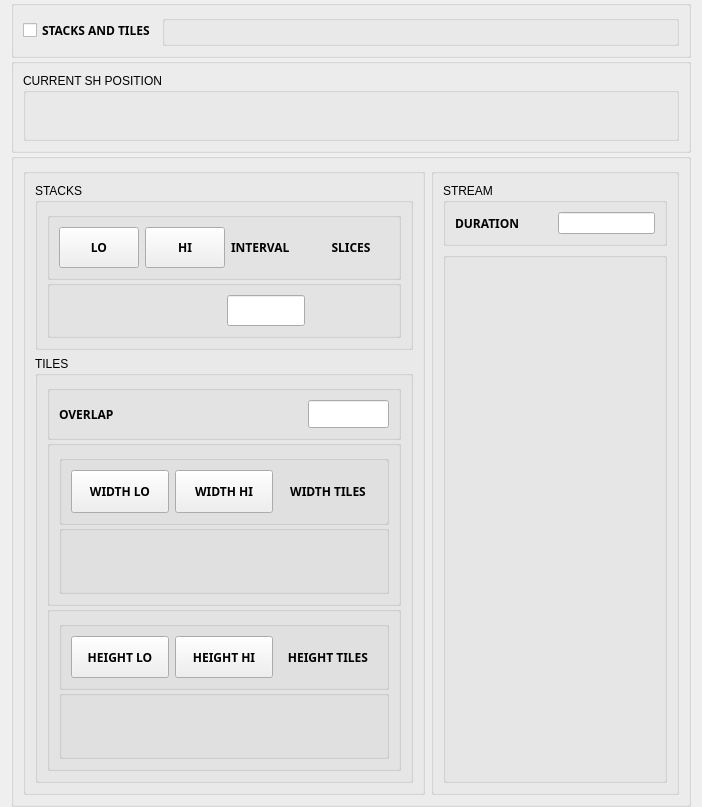
<?xml version="1.0" encoding="UTF-8"?>
<ui version="4.0">
 <class>CAExperimentWindow</class>
 <widget class="QWidget" name="CAExperimentWindow">
  <property name="geometry">
   <rect>
    <x>0</x>
    <y>0</y>
    <width>702</width>
    <height>807</height>
   </rect>
  </property>
  <property name="sizePolicy">
   <sizepolicy hsizetype="Expanding" vsizetype="Expanding">
    <horstretch>0</horstretch>
    <verstretch>0</verstretch>
   </sizepolicy>
  </property>
  <property name="windowTitle">
   <string>CONFIGURE YOUR EXPERIMENT</string>
  </property>
  <layout class="QVBoxLayout" name="verticalLayout_7" stretch="31,90,621">
   <property name="spacing">
    <number>0</number>
   </property>
   <property name="topMargin">
    <number>0</number>
   </property>
   <property name="bottomMargin">
    <number>0</number>
   </property>
   <item>
    <widget class="QGroupBox" name="groupBox_3">
     <property name="title">
      <string/>
     </property>
     <layout class="QHBoxLayout" name="horizontalLayout_12" stretch="16,531">
      <item>
       <widget class="QCheckBox" name="stacksAndTilesCheckBox">
        <property name="sizePolicy">
         <sizepolicy hsizetype="Expanding" vsizetype="Expanding">
          <horstretch>0</horstretch>
          <verstretch>0</verstretch>
         </sizepolicy>
        </property>
        <property name="font">
         <font>
          <family>Arial Black</family>
          <pointsize>9</pointsize>
          <weight>75</weight>
          <bold>true</bold>
         </font>
        </property>
        <property name="text">
         <string>STACKS AND TILES</string>
        </property>
       </widget>
      </item>
      <item>
       <widget class="QGroupBox" name="groupBox_4">
        <property name="title">
         <string/>
        </property>
       </widget>
      </item>
     </layout>
    </widget>
   </item>
   <item>
    <widget class="QGroupBox" name="groupBox">
     <property name="title">
      <string/>
     </property>
     <layout class="QHBoxLayout" name="horizontalLayout_10" stretch="241">
      <property name="spacing">
       <number>6</number>
      </property>
      <item>
       <widget class="QGroupBox" name="currentPositionGroupBox">
        <property name="sizePolicy">
         <sizepolicy hsizetype="Expanding" vsizetype="Expanding">
          <horstretch>0</horstretch>
          <verstretch>0</verstretch>
         </sizepolicy>
        </property>
        <property name="font">
         <font>
          <family>Arial</family>
         </font>
        </property>
        <property name="title">
         <string>CURRENT SH POSITION</string>
        </property>
        <layout class="QVBoxLayout" name="verticalLayout_6">
         <item>
          <widget class="QLabel" name="sHCurrentPositionDisplay">
           <property name="sizePolicy">
            <sizepolicy hsizetype="Expanding" vsizetype="Expanding">
             <horstretch>0</horstretch>
             <verstretch>0</verstretch>
            </sizepolicy>
           </property>
           <property name="font">
            <font>
             <family>Arial Black</family>
             <pointsize>9</pointsize>
             <weight>75</weight>
             <bold>true</bold>
            </font>
           </property>
           <property name="text">
            <string/>
           </property>
          </widget>
         </item>
        </layout>
       </widget>
      </item>
     </layout>
    </widget>
   </item>
   <item>
    <widget class="QGroupBox" name="groupBox_2">
     <property name="title">
      <string/>
     </property>
     <layout class="QHBoxLayout" name="horizontalLayout_11" stretch="391,241">
      <item>
       <widget class="QGroupBox" name="stackAndTileGroup">
        <property name="title">
         <string/>
        </property>
        <layout class="QVBoxLayout" name="verticalLayout_8" stretch="161,412">
         <item>
          <widget class="QGroupBox" name="stacksBox">
           <property name="sizePolicy">
            <sizepolicy hsizetype="Expanding" vsizetype="Expanding">
             <horstretch>0</horstretch>
             <verstretch>0</verstretch>
            </sizepolicy>
           </property>
           <property name="font">
            <font>
             <family>Arial</family>
            </font>
           </property>
           <property name="title">
            <string>STACKS</string>
           </property>
           <layout class="QVBoxLayout" name="verticalLayout_4" stretch="63,53">
            <property name="spacing">
             <number>0</number>
            </property>
            <item>
             <widget class="QGroupBox" name="stakButtonGroup">
              <property name="title">
               <string/>
              </property>
              <layout class="QHBoxLayout" name="horizontalLayout_6" stretch="25,25,25,25">
               <item>
                <widget class="QPushButton" name="stackFirstPushButton">
                 <property name="sizePolicy">
                  <sizepolicy hsizetype="Expanding" vsizetype="Expanding">
                   <horstretch>0</horstretch>
                   <verstretch>0</verstretch>
                  </sizepolicy>
                 </property>
                 <property name="font">
                  <font>
                   <family>Arial Black</family>
                   <pointsize>9</pointsize>
                   <weight>75</weight>
                   <bold>true</bold>
                  </font>
                 </property>
                 <property name="toolTip">
                  <string>Click current position as the start position of stack</string>
                 </property>
                 <property name="text">
                  <string>LO</string>
                 </property>
                </widget>
               </item>
               <item>
                <widget class="QPushButton" name="stackLastPushButton">
                 <property name="sizePolicy">
                  <sizepolicy hsizetype="Expanding" vsizetype="Expanding">
                   <horstretch>0</horstretch>
                   <verstretch>0</verstretch>
                  </sizepolicy>
                 </property>
                 <property name="font">
                  <font>
                   <family>Arial Black</family>
                   <pointsize>9</pointsize>
                   <weight>75</weight>
                   <bold>true</bold>
                  </font>
                 </property>
                 <property name="toolTip">
                  <string>Click current position as the end position of stack</string>
                 </property>
                 <property name="text">
                  <string>HI</string>
                 </property>
                </widget>
               </item>
               <item>
                <widget class="QLabel" name="stackIntervalLabel">
                 <property name="sizePolicy">
                  <sizepolicy hsizetype="Expanding" vsizetype="Expanding">
                   <horstretch>0</horstretch>
                   <verstretch>0</verstretch>
                  </sizepolicy>
                 </property>
                 <property name="font">
                  <font>
                   <family>Arial Black</family>
                   <pointsize>9</pointsize>
                   <weight>75</weight>
                   <bold>true</bold>
                  </font>
                 </property>
                 <property name="text">
                  <string>INTERVAL</string>
                 </property>
                </widget>
               </item>
               <item>
                <widget class="QLabel" name="stackSlicesLable">
                 <property name="sizePolicy">
                  <sizepolicy hsizetype="Expanding" vsizetype="Expanding">
                   <horstretch>0</horstretch>
                   <verstretch>0</verstretch>
                  </sizepolicy>
                 </property>
                 <property name="font">
                  <font>
                   <family>Arial Black</family>
                   <pointsize>9</pointsize>
                   <weight>75</weight>
                   <bold>true</bold>
                  </font>
                 </property>
                 <property name="text">
                  <string>SLICES</string>
                 </property>
                 <property name="alignment">
                  <set>Qt::AlignCenter</set>
                 </property>
                </widget>
               </item>
              </layout>
             </widget>
            </item>
            <item>
             <widget class="QGroupBox" name="stackButtonValueGroup">
              <property name="title">
               <string/>
              </property>
              <layout class="QHBoxLayout" name="horizontalLayout_7" stretch="25,25,25,25">
               <item>
                <widget class="QLabel" name="stackFirstValue">
                 <property name="sizePolicy">
                  <sizepolicy hsizetype="Expanding" vsizetype="Expanding">
                   <horstretch>0</horstretch>
                   <verstretch>0</verstretch>
                  </sizepolicy>
                 </property>
                 <property name="font">
                  <font>
                   <family>Arial Black</family>
                   <pointsize>9</pointsize>
                   <weight>75</weight>
                   <bold>true</bold>
                  </font>
                 </property>
                 <property name="text">
                  <string/>
                 </property>
                 <property name="alignment">
                  <set>Qt::AlignCenter</set>
                 </property>
                </widget>
               </item>
               <item>
                <widget class="QLabel" name="stackLastValue">
                 <property name="sizePolicy">
                  <sizepolicy hsizetype="Expanding" vsizetype="Expanding">
                   <horstretch>0</horstretch>
                   <verstretch>0</verstretch>
                  </sizepolicy>
                 </property>
                 <property name="font">
                  <font>
                   <family>Arial Black</family>
                   <pointsize>9</pointsize>
                   <weight>75</weight>
                   <bold>true</bold>
                  </font>
                 </property>
                 <property name="text">
                  <string/>
                 </property>
                 <property name="alignment">
                  <set>Qt::AlignCenter</set>
                 </property>
                </widget>
               </item>
               <item>
                <widget class="QLineEdit" name="stackIntervalEdit">
                 <property name="sizePolicy">
                  <sizepolicy hsizetype="Expanding" vsizetype="Expanding">
                   <horstretch>0</horstretch>
                   <verstretch>0</verstretch>
                  </sizepolicy>
                 </property>
                 <property name="toolTip">
                  <string>Enter section size in um</string>
                 </property>
                 <property name="alignment">
                  <set>Qt::AlignRight|Qt::AlignTrailing|Qt::AlignVCenter</set>
                 </property>
                </widget>
               </item>
               <item>
                <widget class="QLabel" name="stackSlicesValue">
                 <property name="sizePolicy">
                  <sizepolicy hsizetype="Expanding" vsizetype="Expanding">
                   <horstretch>0</horstretch>
                   <verstretch>0</verstretch>
                  </sizepolicy>
                 </property>
                 <property name="font">
                  <font>
                   <family>Arial Black</family>
                   <pointsize>9</pointsize>
                   <weight>75</weight>
                   <bold>true</bold>
                  </font>
                 </property>
                 <property name="text">
                  <string/>
                 </property>
                 <property name="alignment">
                  <set>Qt::AlignCenter</set>
                 </property>
                </widget>
               </item>
              </layout>
             </widget>
            </item>
           </layout>
          </widget>
         </item>
         <item>
          <widget class="QGroupBox" name="tilesBox">
           <property name="sizePolicy">
            <sizepolicy hsizetype="Expanding" vsizetype="Expanding">
             <horstretch>0</horstretch>
             <verstretch>0</verstretch>
            </sizepolicy>
           </property>
           <property name="font">
            <font>
             <family>Arial</family>
            </font>
           </property>
           <property name="title">
            <string>TILES</string>
           </property>
           <layout class="QVBoxLayout" name="verticalLayout_3" stretch="1,3,3">
            <property name="spacing">
             <number>0</number>
            </property>
            <item>
             <widget class="QGroupBox" name="overlapBox">
              <property name="sizePolicy">
               <sizepolicy hsizetype="Expanding" vsizetype="Expanding">
                <horstretch>0</horstretch>
                <verstretch>0</verstretch>
               </sizepolicy>
              </property>
              <property name="font">
               <font>
                <family>Arial</family>
               </font>
              </property>
              <property name="title">
               <string/>
              </property>
              <layout class="QHBoxLayout" name="horizontalLayout_5" stretch="75,25">
               <item>
                <widget class="QLabel" name="overlapLabel">
                 <property name="sizePolicy">
                  <sizepolicy hsizetype="Expanding" vsizetype="Expanding">
                   <horstretch>0</horstretch>
                   <verstretch>0</verstretch>
                  </sizepolicy>
                 </property>
                 <property name="font">
                  <font>
                   <family>Arial Black</family>
                   <pointsize>9</pointsize>
                   <weight>75</weight>
                   <bold>true</bold>
                  </font>
                 </property>
                 <property name="text">
                  <string>OVERLAP</string>
                 </property>
                </widget>
               </item>
               <item>
                <widget class="QLineEdit" name="overlapEdit">
                 <property name="sizePolicy">
                  <sizepolicy hsizetype="Expanding" vsizetype="Expanding">
                   <horstretch>0</horstretch>
                   <verstretch>0</verstretch>
                  </sizepolicy>
                 </property>
                 <property name="toolTip">
                  <string>Enter duration in seconds (s), minutes(min) or hours (h)</string>
                 </property>
                 <property name="inputMethodHints">
                  <set>Qt::ImhNone</set>
                 </property>
                 <property name="maxLength">
                  <number>8</number>
                 </property>
                 <property name="alignment">
                  <set>Qt::AlignRight|Qt::AlignTrailing|Qt::AlignVCenter</set>
                 </property>
                </widget>
               </item>
              </layout>
             </widget>
            </item>
            <item>
             <widget class="QGroupBox" name="widthBox">
              <property name="title">
               <string/>
              </property>
              <layout class="QVBoxLayout" name="verticalLayout_2">
               <property name="spacing">
                <number>0</number>
               </property>
               <item>
                <widget class="QGroupBox" name="wButtonBox">
                 <property name="title">
                  <string/>
                 </property>
                 <layout class="QHBoxLayout" name="horizontalLayout_3">
                  <item>
                   <widget class="QPushButton" name="widthLoPushButton">
                    <property name="sizePolicy">
                     <sizepolicy hsizetype="Expanding" vsizetype="Expanding">
                      <horstretch>0</horstretch>
                      <verstretch>0</verstretch>
                     </sizepolicy>
                    </property>
                    <property name="font">
                     <font>
                      <family>Arial Black</family>
                      <pointsize>9</pointsize>
                      <weight>75</weight>
                      <bold>true</bold>
                     </font>
                    </property>
                    <property name="text">
                     <string>WIDTH LO</string>
                    </property>
                   </widget>
                  </item>
                  <item>
                   <widget class="QPushButton" name="widthHiPushButton">
                    <property name="sizePolicy">
                     <sizepolicy hsizetype="Expanding" vsizetype="Expanding">
                      <horstretch>0</horstretch>
                      <verstretch>0</verstretch>
                     </sizepolicy>
                    </property>
                    <property name="font">
                     <font>
                      <family>Arial Black</family>
                      <pointsize>9</pointsize>
                      <weight>75</weight>
                      <bold>true</bold>
                     </font>
                    </property>
                    <property name="text">
                     <string>WIDTH HI</string>
                    </property>
                   </widget>
                  </item>
                  <item>
                   <widget class="QLabel" name="widthTilesLable">
                    <property name="sizePolicy">
                     <sizepolicy hsizetype="Expanding" vsizetype="Expanding">
                      <horstretch>0</horstretch>
                      <verstretch>0</verstretch>
                     </sizepolicy>
                    </property>
                    <property name="font">
                     <font>
                      <family>Arial Black</family>
                      <pointsize>9</pointsize>
                      <weight>75</weight>
                      <bold>true</bold>
                     </font>
                    </property>
                    <property name="text">
                     <string>WIDTH TILES</string>
                    </property>
                    <property name="alignment">
                     <set>Qt::AlignCenter</set>
                    </property>
                   </widget>
                  </item>
                 </layout>
                </widget>
               </item>
               <item>
                <widget class="QGroupBox" name="wValueBox">
                 <property name="title">
                  <string/>
                 </property>
                 <layout class="QHBoxLayout" name="horizontalLayout_4">
                  <item>
                   <widget class="QLabel" name="widthLoValue">
                    <property name="sizePolicy">
                     <sizepolicy hsizetype="Expanding" vsizetype="Expanding">
                      <horstretch>0</horstretch>
                      <verstretch>0</verstretch>
                     </sizepolicy>
                    </property>
                    <property name="font">
                     <font>
                      <family>Arial Black</family>
                      <pointsize>9</pointsize>
                      <weight>75</weight>
                      <bold>true</bold>
                     </font>
                    </property>
                    <property name="text">
                     <string/>
                    </property>
                    <property name="alignment">
                     <set>Qt::AlignCenter</set>
                    </property>
                   </widget>
                  </item>
                  <item>
                   <widget class="QLabel" name="widthHiValue">
                    <property name="sizePolicy">
                     <sizepolicy hsizetype="Expanding" vsizetype="Expanding">
                      <horstretch>0</horstretch>
                      <verstretch>0</verstretch>
                     </sizepolicy>
                    </property>
                    <property name="font">
                     <font>
                      <family>Arial Black</family>
                      <pointsize>9</pointsize>
                      <weight>75</weight>
                      <bold>true</bold>
                     </font>
                    </property>
                    <property name="text">
                     <string/>
                    </property>
                    <property name="alignment">
                     <set>Qt::AlignCenter</set>
                    </property>
                   </widget>
                  </item>
                  <item>
                   <widget class="QLabel" name="widthTilesValue">
                    <property name="sizePolicy">
                     <sizepolicy hsizetype="Expanding" vsizetype="Expanding">
                      <horstretch>0</horstretch>
                      <verstretch>0</verstretch>
                     </sizepolicy>
                    </property>
                    <property name="font">
                     <font>
                      <family>Arial Black</family>
                      <pointsize>9</pointsize>
                      <weight>75</weight>
                      <bold>true</bold>
                     </font>
                    </property>
                    <property name="text">
                     <string/>
                    </property>
                    <property name="alignment">
                     <set>Qt::AlignCenter</set>
                    </property>
                   </widget>
                  </item>
                 </layout>
                </widget>
               </item>
              </layout>
             </widget>
            </item>
            <item>
             <widget class="QGroupBox" name="heightBox">
              <property name="title">
               <string/>
              </property>
              <layout class="QVBoxLayout" name="verticalLayout">
               <property name="spacing">
                <number>0</number>
               </property>
               <item>
                <widget class="QGroupBox" name="hButtonBox">
                 <property name="title">
                  <string/>
                 </property>
                 <layout class="QHBoxLayout" name="horizontalLayout">
                  <item>
                   <widget class="QPushButton" name="heightLoPushButton">
                    <property name="sizePolicy">
                     <sizepolicy hsizetype="Expanding" vsizetype="Expanding">
                      <horstretch>0</horstretch>
                      <verstretch>0</verstretch>
                     </sizepolicy>
                    </property>
                    <property name="font">
                     <font>
                      <family>Arial Black</family>
                      <pointsize>9</pointsize>
                      <weight>75</weight>
                      <bold>true</bold>
                     </font>
                    </property>
                    <property name="text">
                     <string>HEIGHT LO</string>
                    </property>
                   </widget>
                  </item>
                  <item>
                   <widget class="QPushButton" name="heightHiPushButton">
                    <property name="sizePolicy">
                     <sizepolicy hsizetype="Expanding" vsizetype="Expanding">
                      <horstretch>0</horstretch>
                      <verstretch>0</verstretch>
                     </sizepolicy>
                    </property>
                    <property name="font">
                     <font>
                      <family>Arial Black</family>
                      <pointsize>9</pointsize>
                      <weight>75</weight>
                      <bold>true</bold>
                     </font>
                    </property>
                    <property name="text">
                     <string>HEIGHT HI</string>
                    </property>
                   </widget>
                  </item>
                  <item>
                   <widget class="QLabel" name="heightTilesLabel">
                    <property name="sizePolicy">
                     <sizepolicy hsizetype="Expanding" vsizetype="Expanding">
                      <horstretch>0</horstretch>
                      <verstretch>0</verstretch>
                     </sizepolicy>
                    </property>
                    <property name="font">
                     <font>
                      <family>Arial Black</family>
                      <pointsize>9</pointsize>
                      <weight>75</weight>
                      <bold>true</bold>
                     </font>
                    </property>
                    <property name="text">
                     <string>HEIGHT TILES</string>
                    </property>
                    <property name="alignment">
                     <set>Qt::AlignCenter</set>
                    </property>
                   </widget>
                  </item>
                 </layout>
                </widget>
               </item>
               <item>
                <widget class="QGroupBox" name="hValueBox">
                 <property name="title">
                  <string/>
                 </property>
                 <layout class="QHBoxLayout" name="horizontalLayout_2">
                  <property name="spacing">
                   <number>6</number>
                  </property>
                  <item>
                   <widget class="QLabel" name="heightLoValue">
                    <property name="sizePolicy">
                     <sizepolicy hsizetype="Expanding" vsizetype="Expanding">
                      <horstretch>0</horstretch>
                      <verstretch>0</verstretch>
                     </sizepolicy>
                    </property>
                    <property name="font">
                     <font>
                      <family>Arial Black</family>
                      <pointsize>9</pointsize>
                      <weight>75</weight>
                      <bold>true</bold>
                     </font>
                    </property>
                    <property name="text">
                     <string/>
                    </property>
                    <property name="alignment">
                     <set>Qt::AlignCenter</set>
                    </property>
                   </widget>
                  </item>
                  <item>
                   <widget class="QLabel" name="heightHiValue">
                    <property name="sizePolicy">
                     <sizepolicy hsizetype="Expanding" vsizetype="Expanding">
                      <horstretch>0</horstretch>
                      <verstretch>0</verstretch>
                     </sizepolicy>
                    </property>
                    <property name="font">
                     <font>
                      <family>Arial Black</family>
                      <pointsize>9</pointsize>
                      <weight>75</weight>
                      <bold>true</bold>
                     </font>
                    </property>
                    <property name="text">
                     <string/>
                    </property>
                    <property name="alignment">
                     <set>Qt::AlignCenter</set>
                    </property>
                   </widget>
                  </item>
                  <item>
                   <widget class="QLabel" name="heightTilesValue">
                    <property name="sizePolicy">
                     <sizepolicy hsizetype="Expanding" vsizetype="Expanding">
                      <horstretch>0</horstretch>
                      <verstretch>0</verstretch>
                     </sizepolicy>
                    </property>
                    <property name="font">
                     <font>
                      <family>Arial Black</family>
                      <pointsize>9</pointsize>
                      <weight>75</weight>
                      <bold>true</bold>
                     </font>
                    </property>
                    <property name="text">
                     <string/>
                    </property>
                    <property name="alignment">
                     <set>Qt::AlignCenter</set>
                    </property>
                   </widget>
                  </item>
                 </layout>
                </widget>
               </item>
              </layout>
             </widget>
            </item>
           </layout>
          </widget>
         </item>
        </layout>
       </widget>
      </item>
      <item>
       <widget class="QGroupBox" name="streamBox">
        <property name="title">
         <string/>
        </property>
        <layout class="QVBoxLayout" name="verticalLayout_5" stretch="10,90">
         <item>
          <widget class="QGroupBox" name="theStreamBox">
           <property name="sizePolicy">
            <sizepolicy hsizetype="Expanding" vsizetype="Expanding">
             <horstretch>0</horstretch>
             <verstretch>0</verstretch>
            </sizepolicy>
           </property>
           <property name="font">
            <font>
             <family>Arial</family>
            </font>
           </property>
           <property name="title">
            <string>STREAM</string>
           </property>
           <layout class="QHBoxLayout" name="horizontalLayout_9" stretch="50,50">
            <item>
             <widget class="QLabel" name="streamDurationLabel">
              <property name="sizePolicy">
               <sizepolicy hsizetype="Expanding" vsizetype="Expanding">
                <horstretch>0</horstretch>
                <verstretch>0</verstretch>
               </sizepolicy>
              </property>
              <property name="font">
               <font>
                <family>Arial Black</family>
                <pointsize>9</pointsize>
                <weight>75</weight>
                <bold>true</bold>
               </font>
              </property>
              <property name="text">
               <string>DURATION</string>
              </property>
             </widget>
            </item>
            <item>
             <widget class="QLineEdit" name="streamDurationEdit">
              <property name="sizePolicy">
               <sizepolicy hsizetype="Expanding" vsizetype="Expanding">
                <horstretch>0</horstretch>
                <verstretch>0</verstretch>
               </sizepolicy>
              </property>
              <property name="toolTip">
               <string>Enter duration in seconds (s), minutes(min) or hours (h)</string>
              </property>
              <property name="alignment">
               <set>Qt::AlignRight|Qt::AlignTrailing|Qt::AlignVCenter</set>
              </property>
             </widget>
            </item>
           </layout>
          </widget>
         </item>
         <item>
          <widget class="QGroupBox" name="streamDummyBox">
           <property name="enabled">
            <bool>true</bool>
           </property>
           <property name="title">
            <string/>
           </property>
          </widget>
         </item>
        </layout>
       </widget>
      </item>
     </layout>
    </widget>
   </item>
  </layout>
 </widget>
 <resources/>
 <connections/>
</ui>
